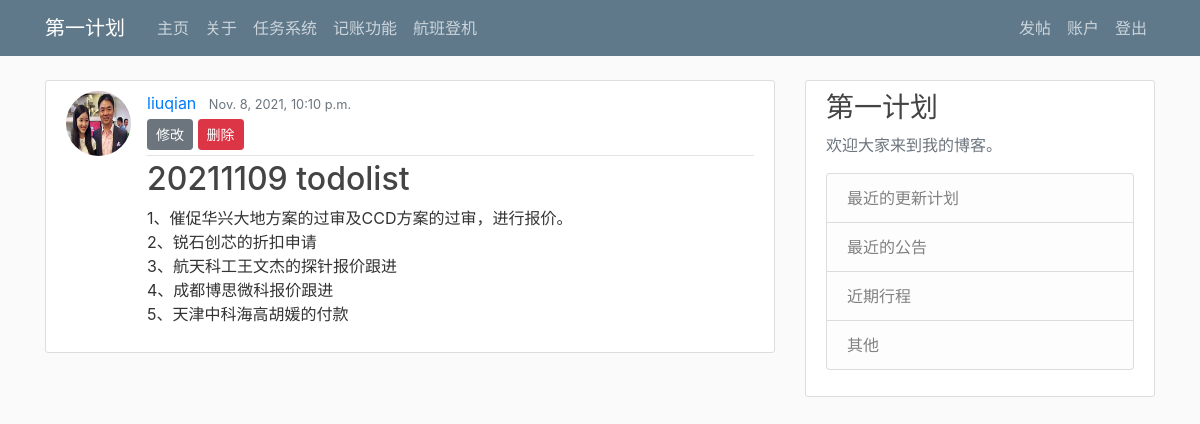
The page /post/26/ (signed in) on the database its author committed.
### blog/models.py (models this page shows, shortened)
class Post(models.Model):
    title = models.CharField(max_length=100, verbose_name='标题', help_text='言简意赅的表述大意即可')
    content = models.TextField(verbose_name='内容', help_text='重要的细节及逻辑')
    date_posted = models.DateTimeField(default=timezone.now, verbose_name='发布时间')
    author = models.ForeignKey(User, on_delete=models.CASCADE, verbose_name='作者')

### users/models.py (models this page shows, shortened)
class Profile(models.Model):
    user = models.OneToOneField(User,on_delete=models.CASCADE)
    image = models.ImageField(verbose_name='图片', default='default.jpg', upload_to='profile_pics')

### blog/views.py (the view)
# urls.py: path('post/<int:pk>/', PostDetailView.as_view(), name = "post-detail"),
class PostDetailView(LoginRequiredMixin, DetailView):
    model = Post

### blog/templates/blog/post_detail.html
{% extends 'blog/base.html' %}
{% block content %}
      <article class="media content-section">
      <img class="rounded-circle article-img" src="{{ object.author.profile.image.url }}" alt="">
      <div class="media-body">
      <div class="article-metadata">
      <a class="mr-2" href="{% url 'user-posts' object.author.username %}">{{ object.author}}</a>
      <small class="text-muted">{{ object.date_posted}}</small>
      {% if object.author == user %}
      <div>
        <a class="btn btn-secondary btn-sm mt-1 mb-1" href="{% url 'post-update' object.id %}">修改</a>
        <a class="btn btn-danger btn-sm mt-1 mb-1" href="{% url 'post-delete' object.id %}">删除</a>
      </div>
      {% endif %}
      </div>
      <h2 class="article-title">{{ object.title }}</h2>
      <p class="article-content">{{ object.content}}</p>
      </div>
      </article>
{% endblock content %}

### blog/static/blog/main.css (style rules this page uses)
body { background: #fafafa; color: #333333; margin-top: 5rem; }
h1, h2, h3, h4, h5, h6 { color: #444444; }
.content-section { background: #ffffff; padding: 10px 20px; border: 1px solid #dddddd; border-radius: 3px; margin-bottom: 20px; }
.article-title { color: #444444; }
.article-content { white-space: pre-line; }
.article-img { height: 65px; width: 65px; margin-right: 16px; }
.article-metadata { padding-bottom: 1px; margin-bottom: 4px; border-bottom: 1px solid #e3e3e3 }

### rows shown on the page
Post: author.profile.image (picture), author "liuqian", date_posted "Nov. 8, 2021, 10:10 p.m.", title "20211109 todolist", content "1、催促华兴大地方案的过审及CCD方案的过审，进行报价。 2、锐石创芯的折扣申请 3、航天科工王文杰的探针报价跟进 4、成都博思微科报价跟进 5、天津中科海高胡媛的付款"
